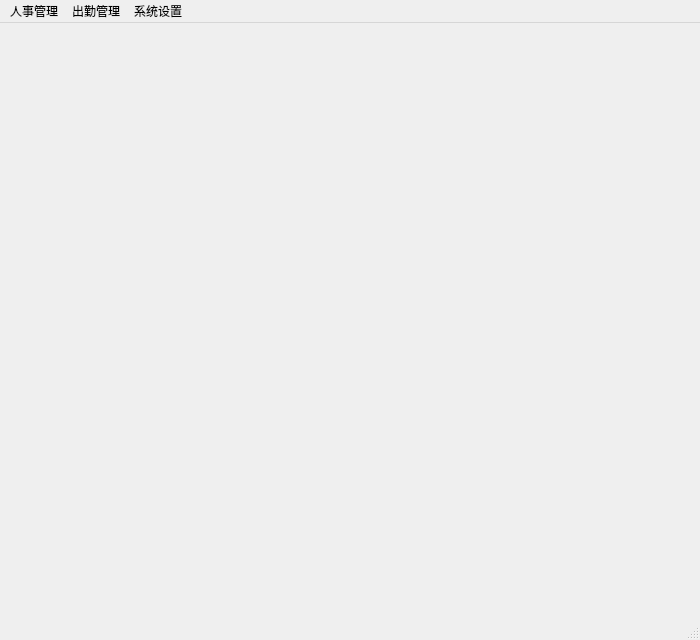
<?xml version="1.0" encoding="UTF-8"?>
<ui version="4.0">
 <class>admin_MainWindow</class>
 <widget class="QMainWindow" name="admin_MainWindow">
  <property name="geometry">
   <rect>
    <x>0</x>
    <y>0</y>
    <width>700</width>
    <height>640</height>
   </rect>
  </property>
  <property name="windowTitle">
   <string>MainWindow</string>
  </property>
  <property name="styleSheet">
   <string notr="true"/>
  </property>
  <widget class="QWidget" name="centralwidget"/>
  <widget class="QMenuBar" name="menubar">
   <property name="geometry">
    <rect>
     <x>0</x>
     <y>0</y>
     <width>700</width>
     <height>26</height>
    </rect>
   </property>
   <widget class="QMenu" name="menu">
    <property name="title">
     <string>人事管理</string>
    </property>
    <addaction name="action"/>
    <addaction name="action_5"/>
   </widget>
   <widget class="QMenu" name="menu_2">
    <property name="title">
     <string>出勤管理</string>
    </property>
    <addaction name="action_2"/>
    <addaction name="action_3"/>
   </widget>
   <widget class="QMenu" name="menu_3">
    <property name="title">
     <string>系统设置</string>
    </property>
    <addaction name="action_4"/>
    <addaction name="action_6"/>
    <addaction name="actionAbout_us"/>
   </widget>
   <addaction name="menu"/>
   <addaction name="menu_2"/>
   <addaction name="menu_3"/>
  </widget>
  <widget class="QStatusBar" name="statusbar"/>
  <action name="action">
   <property name="text">
    <string>人事管理</string>
   </property>
  </action>
  <action name="action_2">
   <property name="text">
    <string>月度出勤</string>
   </property>
  </action>
  <action name="action_3">
   <property name="text">
    <string>请假审批</string>
   </property>
  </action>
  <action name="action_4">
   <property name="text">
    <string>系统初始化</string>
   </property>
  </action>
  <action name="actionAbout_us">
   <property name="text">
    <string>About us</string>
   </property>
  </action>
  <action name="action_5">
   <property name="text">
    <string>人事查询</string>
   </property>
  </action>
  <action name="action_6">
   <property name="text">
    <string>主题切换</string>
   </property>
  </action>
 </widget>
 <resources/>
 <connections/>
</ui>
